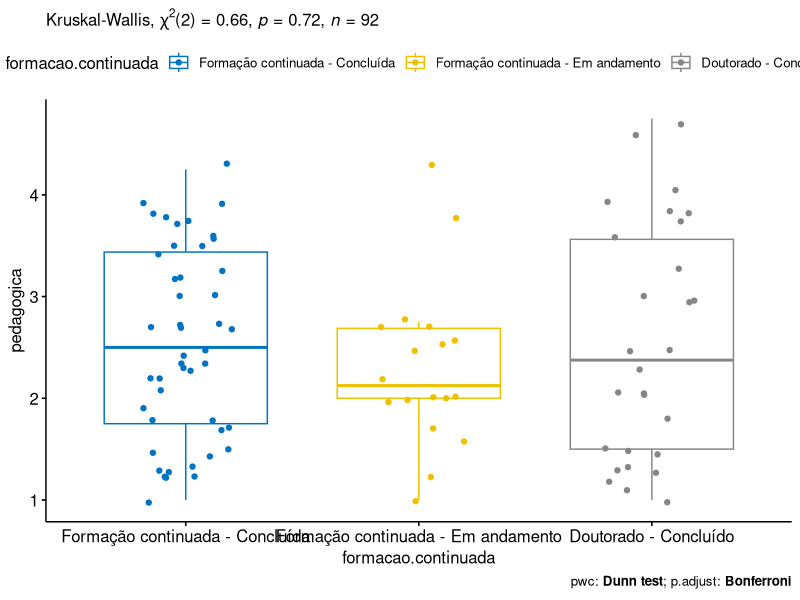

Here is the R script that generated this plot:
## ---- chunk 1
wants <- c('ggpubr', 'stats', 'rstatix', 'dplyr','knitr')
has <- wants %in% rownames(installed.packages())
if (any(!has)) install.packages(wants[!has])

library(knitr)
library(dplyr)
library(rstatix)
library(ggpubr)
library(stats)

kruskal.plot <- function(dat, dv, iv, kwm, pwc, addParam = c(), step.increase = 0.005) {
  pwc <- tryCatch(add_xy_position(pwc, x = iv, step.increase = step.increase), error = function(e) NULL)
  bxp <- ggboxplot(dat, x = iv, y = dv, color = iv, palette = "jco", add=addParam)
  bxp <- bxp + stat_pvalue_manual(pwc, linetype = c(), hide.ns = T, tip.length = 0)
  bxp <- bxp + labs(subtitle = get_test_label(kwm, detailed = T), caption = get_pwc_label(pwc))
  return(bxp)
}

df2qqs <- function(data, group) {
  data <- as.data.frame(data)
  for (iv in group) {
    if (is.numeric(data[[iv]])) {
      quantiles <- quantile(data[[iv]])
      data[[iv]] <- sapply(data[[iv]], FUN = function(x) {
        if (x <= quantiles[[2]]) "low"
        else if (x >= quantiles[[4]]) "high"
        else "medium"
      })
      data[[iv]] <- factor(data[[iv]], levels=c("low", "medium", "high"))
    }
  }
  return(data)
}

dat <- read.csv("data.csv")[,c("ID", "formacao.continuada", "pedagogica")]
dat <- df2qqs(dat, c("formacao.continuada"))
rownames(dat) <- dat[["ID"]]
## ---- chunk 2
res.kruskal <- kruskal_test(dat, `pedagogica` ~ `formacao.continuada`)
kdf <- add_significance(res.kruskal)
kdf$p <- round(kdf$p, 4)
kdf$p[which(kdf$p < 0.0001)] <- '< 0.0001'
kable(kdf, digits = 4)
## ---- chunk 3
ezm <- kruskal_effsize(dat, `pedagogica` ~ `formacao.continuada`, ci = TRUE)
kable(ezm, digits = 4)
## ---- chunk 4
pwc <- dunn_test(dat, `pedagogica` ~ `formacao.continuada`, detailed=T, p.adjust.method = "bonferroni")
kdf <- add_significance(pwc)
kdf$p <- round(kdf$p, 4)
kdf$p[which(kdf$p < 0.0001)] <- '< 0.0001'
kdf$p.adj <- round(kdf$p.adj, 4)
kdf$p.adj[which(kdf$p.adj < 0.0001)] <- '< 0.0001'
kable(kdf, digits = 4)
## ---- chunk 5
kdf <- get_summary_stats(group_by(dat, `formacao.continuada`), type ="common")
cnames <- c("n","mean","median","min","max","sd","se","ci","iqr")
kdf <- kdf[,c(colnames(kdf)[!colnames(kdf) %in% cnames], cnames)]
kable(kdf, digits = 4)
## ---- chunk 6
kruskal.plot(dat, "pedagogica", "formacao.continuada", res.kruskal, pwc, c("jitter"))
